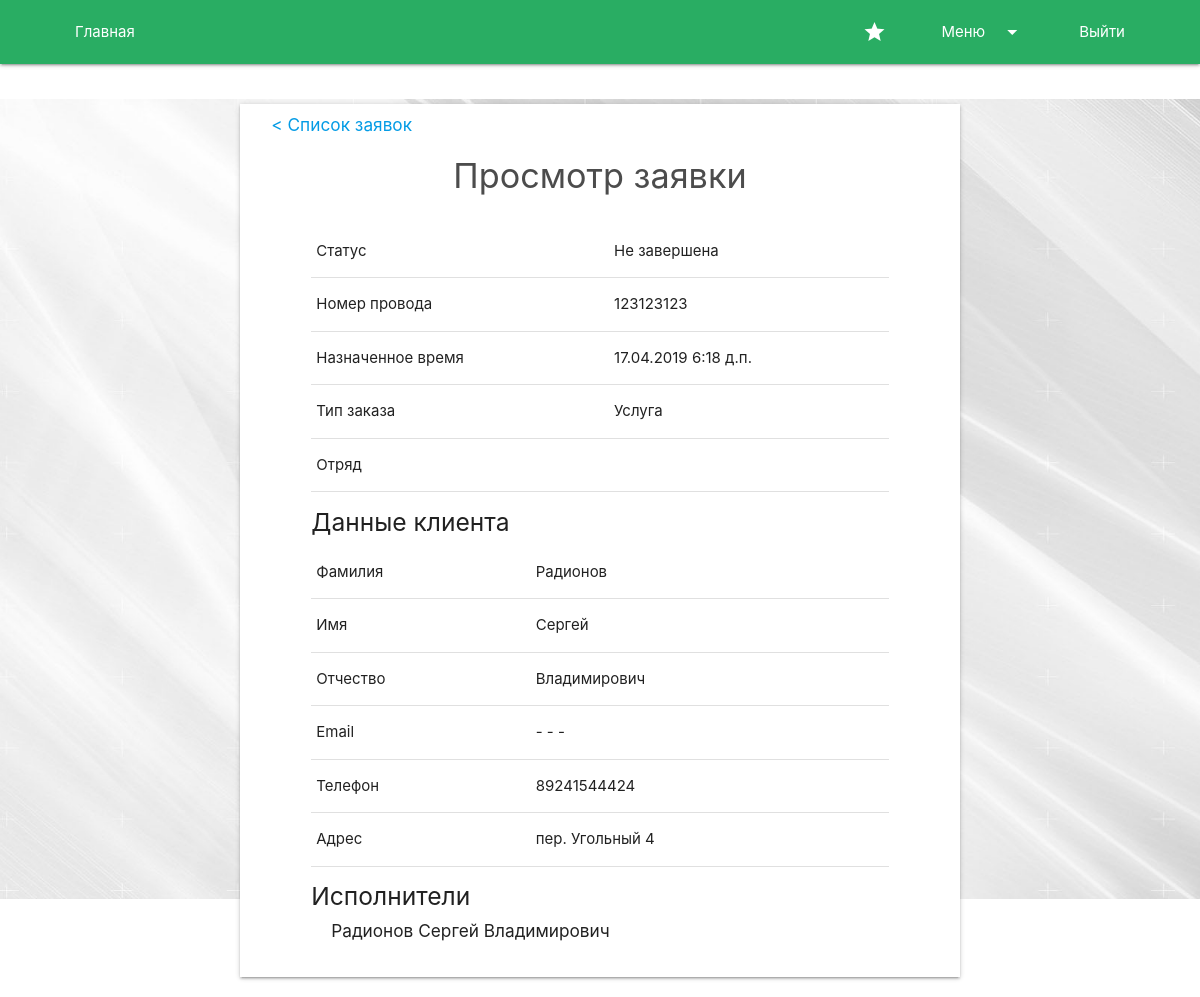
The app's page /order/full/1/ (signed in), older data.
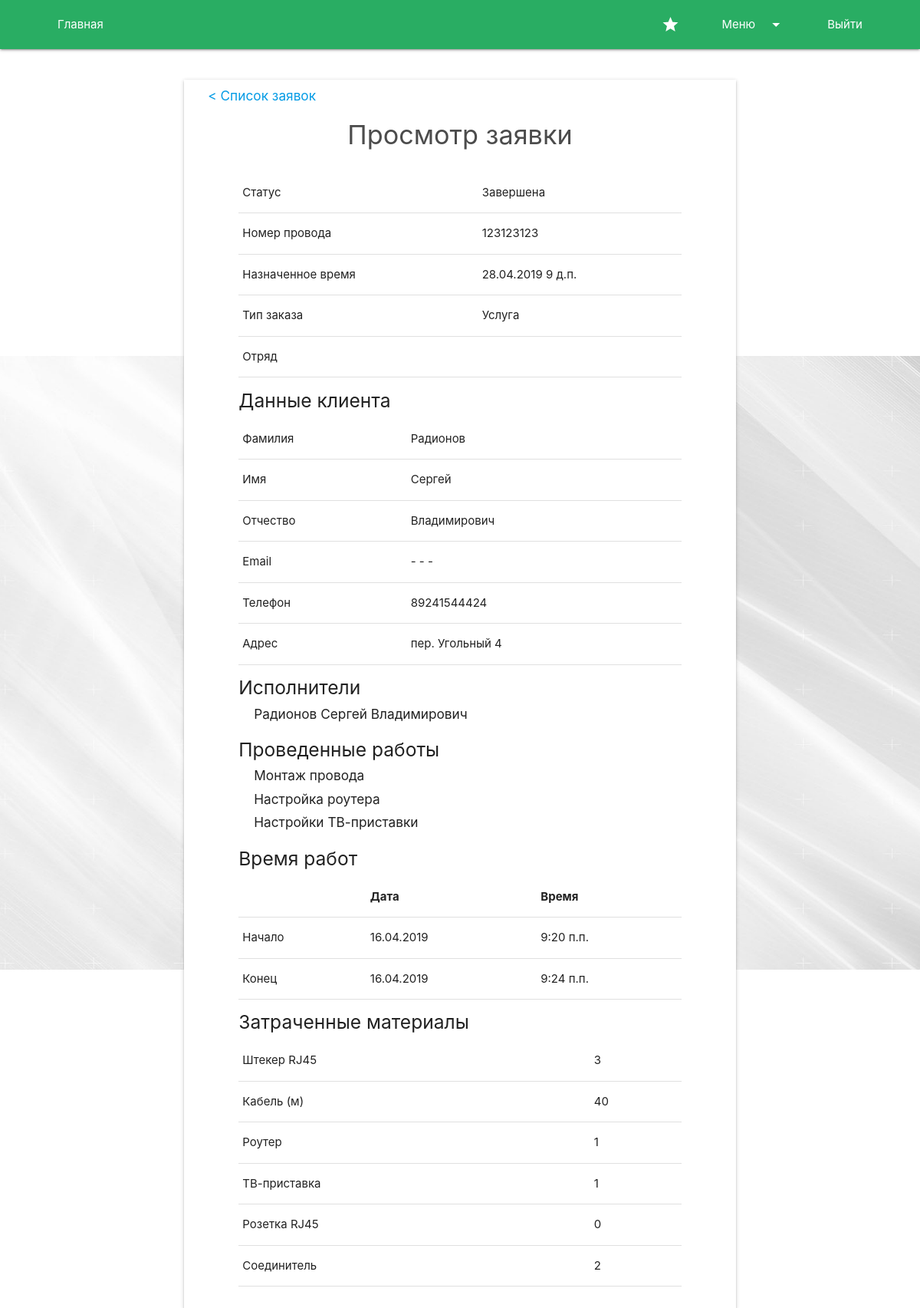
The same page, newer data.
### Order/models.py (models this page shows, shortened)
class Order(models.Model):
    is_complete = models.BooleanField(default=False)
    workers = models.ManyToManyField(User, null=True, blank=True)
    group = models.ForeignKey(Group, on_delete=models.PROTECT, null=True, blank=True)
    cable_number = models.CharField(max_length=32, unique=True)
    appointed_time = models.DateTimeField()
    time_start = models.DateTimeField(null=True, blank=True)
    time_end = models.DateTimeField(null=True, blank=True)
    remark = models.CharField(max_length=2048, null=True, blank=True)
    client = models.OneToOneField('Client', on_delete=models.PROTECT)
    order_type = models.ForeignKey('OrderType', models.PROTECT)
    work_type = models.ManyToManyField('WorkType', null=True, blank=True)
    materials = models.OneToOneField('UsedMaterials', models.PROTECT)

class OrderType(models.Model):
    name = models.CharField(max_length=256, unique=True)
    price = models.IntegerField()

class Client(models.Model):
    first_name = models.CharField(max_length=128)
    last_name = models.CharField(max_length=128)
    surname = models.CharField(max_length=128)
    phone = models.CharField(max_length=16)
    email = models.EmailField(null=True, blank=True)
    address = models.CharField(max_length=2048)

class WorkType(models.Model):
    name = models.CharField(max_length=256, unique=True)

class UsedMaterials(models.Model):
    plug = models.IntegerField(default=0)
    cable = models.IntegerField(default=0)
    router = models.IntegerField(default=0)
    tv_plug = models.IntegerField(default=0)
    rosette = models.IntegerField(default=0)
    connector = models.IntegerField(default=0)

### Account/models.py (models this page shows, shortened)
class ExtUser(models.Model):
    user = models.OneToOneField(User, on_delete=models.CASCADE)
    is_worker = models.BooleanField(default=False)
    surname = models.CharField(max_length=256, default='')
    phone = models.CharField(max_length=16, default='')
    group = models.ForeignKey(Group, on_delete=models.SET_NULL, null=True, blank=True)
    class Meta:
        verbose_name = 'ExtUser'
        verbose_name_plural = 'ExtUsers'

### Order/views.py (the view)
# urls.py: path('full/<id>/', order_full),
def order_full(request, id):
    order = Order.objects.filter(id=id).first()
    if order and request.user.is_staff:
        data = {}
        data['order'] = order
        return render(request, 'Order/OrderFull.html', data)
    raise Http404

### Order/templatetags/order_extra.py (called while the page is built)
@register.filter
def astimezone(date, destination=None):
    if not destination:
        destination = settings.TIME_ZONE
    if date.tzinfo:
        return date.astimezone(pytz.timezone(destination))
    else:
        return pytz.timezone(settings.TIME_ZONE).localize(date).astimezone(pytz.timezone(destination))

### templates/Order/OrderFull.html (shortened to what this page needs)
{% extends 'base.html' %}
{% load static %}
{% load order_extra %}
{% block content %}
    <div class="container">
        <div class="row">
            <div class="col s12 m10 offset-m1 l8 offset-l2 xl6 offset-xl3 form z-depth-1 order-full">
                <h6><a href="/order/list/">< Список заявок</a></h6>
                <h4 class="title center-align dark-text-color">Просмотр заявки</h4>
                <div class="row">
                    <div class="col s10 offset-s1">
                        <table>
                            <tbody>
                            <tr>
                                <td>Статус</td>
                                <td>{% if order.is_complete %}Завершена{% else %}Не завершена{% endif %}</td>
                            </tr>
                            <tr>
                                <td>Номер провода</td>
                                <td>{{ order.cable_number }}</td>
                            </tr>
                            <tr>
                                <td>Назначенное время</td>
                                <td>{{ order.appointed_time|astimezone|date:"d.m.Y" }} {{ order.appointed_time|astimezone|time }}</td>
                            </tr>
                            <tr>
                                <td>Тип заказа</td>
                                <td>{{ order.order_type.name }}</td>
                            </tr>
                            <tr>
                                <td>Отряд</td>
                                <td>{{ order.group.name }}</td>
                            </tr>
                            </tbody>
                        </table>
                    </div>
                </div>
                <div class="row">
                    <div class="col s10 offset-s1">
                        <h5>Данные клиента</h5>
                        <table>
                            <tbody>
                            <tr>
                                <td>Фамилия</td>
                                <td>{{ order.client.last_name }}</td>
                            </tr>
                            <tr>
                                <td>Имя</td>
                                <td>{{ order.client.first_name }}</td>
                            </tr>
                            <tr>
                                <td>Отчество</td>
                                <td>{{ order.client.surname }}</td>
                            </tr>
                            <tr>
                                <td>Email</td>
                                <td>{% if order.client.email %}{{ order.client.email }}{% else %}- - -{% endif %}</td>
                            </tr>
                            <tr>
                                <td>Телефон</td>
                                <td>{{ order.client.phone }}</td>
                            </tr>
                            <tr>
                                <td>Адрес</td>
                                <td>{{ order.client.address }}</td>
                            </tr>
                            </tbody>
                        </table>
                    </div>
                </div>
                {% if order.workers.all|length > 0 %}
                    <div class="row">
                        <div class="col s10 offset-s1">
                            <h5>Исполнители</h5>
                            {% for worker in order.workers.all %}
                                <h6>{{ worker.last_name }} {{ worker.first_name }} {{ worker.extuser.surname }}</h6>
                            {% endfor %}
                        </div>
                    </div>
                {% endif %}
                {% if order.is_complete and order.work_type.all|length > 0 %}
                    <div class="row">
                        <div class="col s10 offset-s1">
                            <h5>Проведенные работы</h5>
                            {% for work_type in order.work_type.all %}
                                <h6>{{ work_type.name }}</h6>
                            {% endfor %}
                        </div>
                    </div>
                {% endif %}
                {% if order.is_complete %}
                    <div class="row">
                        <div class="col s10 offset-s1">
                            <h5>Время работ</h5>
                            <table>
                                <thead>
                                <tr>
                                    <th></th>
                                    <th>Дата</th>
                                    <th>Время</th>
                                </tr>
                                </thead>
                                <tbody>
                                <tr>
                                    <td>Начало</td>
                                    <td>{{ order.time_start|astimezone|date:"d.m.Y" }}</td>
                                    <td>{{ order.time_start|astimezone|time }}</td>
                                </tr>
                                <tr>
                                    <td>Конец</td>
                                    <td>{{ order.time_end|astimezone|date:"d.m.Y" }}</td>
                                    <td>{{ order.time_end|astimezone|time }}</td>
                                </tr>
                                </tbody>
                            </table>
                        </div>
                    </div>
                {% endif %}
                {% if order.is_complete %}
                    <div class="row">
                        <div class="col s10 offset-s1">
                            <h5>Затраченные материалы</h5>
                            <table>
                                <tbody>
                                <tr>
                                    <td>Штекер RJ45</td>
                                    <td>{{ order.materials.plug }}</td>
                                </tr>
                                <tr>
                                    <td>Кабель (м)</td>
                                    <td>{{ order.materials.cable }}</td>
                                </tr>
                                <tr>
                                    <td>Роутер</td>
                                    <td>{{ order.materials.router }}</td>
                                </tr>
                                <tr>
                                    <td>ТВ-приставка</td>
                                    <td>{{ order.materials.tv_plug }}</td>
                                </tr>
                                <tr>
                                    <td>Розетка RJ45</td>
                                    <td>{{ order.materials.rosette }}</td>
                                </tr>
                                <tr>
                                    <td>Соединитель</td>
                                    <td>{{ order.materials.connector }}</td>
                                </tr>
                                </tbody>
                            </table>
                        </div>
                    </div>
                {% endif %}
            </div>
        </div>
    </div>
{% endblock content %}

### templates/base.html (shortened to what this page needs)
{% load static %}
<!DOCTYPE html>
<html lang="ru">
<head>
    <link rel="stylesheet" href="https://cdnjs.cloudflare.com/ajax/libs/materialize/1.0.0-rc.2/css/materialize.min.css">
    <link href="{% static 'css/style.css' %}?version=1" rel="stylesheet">
</head>
<body>
    <header>
        {% include 'navbar.html' %}
    </header>
    <main>
        {% block content %}
        {% endblock content %}
    </main>
</body>
</html>
</html>

### templates/navbar.html (shortened to what this page needs)
{% load static %}
<nav>
    <div class="nav-wrapper main-bg-color">
        <div class="container">
            <ul class="left">
                <li class="text"><a href="/">Главная</a></li>
            </ul>
            <ul id="nav-mobile" class="right">
                {% if user.is_superuser %}
                    <li class="icon"><a href="/admin/"><i class="material-icons">star</i></a></li>
                {% endif %}
                {% if user.is_authenticated %}
                    <li><a class="dropdown-trigger" href="#!" data-target="menu">Меню<i
                            class="material-icons right">arrow_drop_down</i></a></li>
                    <li class="hide-on-small-only"><a href="/account/logout/">Выйти</a></li>
                {% else %}
                    <li><a href="/account/auth/">Вход</a></li>
                {% endif %}
            </ul>
        </div>
    </div>
</nav>

### static/css/style.css (style rules this page uses)
.form { margin-top:5vh }
.form.order-full { padding-bottom:30px }
.form.order-full h6 { margin-left:20px }
.form .title { margin-bottom:30px }
.form .row { margin-bottom:0 }
nav .dropdown-trigger { padding:0 40px }
.dark-text-color { color:#4c4c4c }
.main-bg-color { background-color:#29ad63 !important }
.col { background-color:white }
html { background:url("/static/img/bg.jpg") repeat-x center center fixed;background-size:auto 100vh }
.container { width:90%;max-width:1500px }

Row changes from the older to the newer data that the page shows:
changed Order "Услуга": appointed_time|astimezone "17.04.2019" → "28.04.2019"; appointed_time|astimezone "6:18 д.п." → "9 д.п."; is_complete False → True (drawn); time_start|astimezone (not shown) → "16.04.2019"; time_start|astimezone (not shown) → "9:20 п.п."; time_end|astimezone (not shown) → "16.04.2019"; time_end|astimezone (not shown) → "9:24 п.п."; materials.plug (not shown) → "3"; materials.cable (not shown) → "40"; materials.router (not shown) → "1"; materials.tv_plug (not shown) → "1"; materials.rosette (not shown) → "0"; materials.connector (not shown) → "2"
added WorkType: name "Монтаж провода"
added WorkType: name "Настройка роутера"
added WorkType: name "Настройки ТВ-приставки"
Text that changed along with them:
text no longer shown: "Не завершена"
text now shown: "Завершена Проведенные работы Время работ Дата Время Начало Конец Затраченные материалы Штекер RJ45 Кабель (м) Роутер ТВ-приставка Розетка RJ45 Соединитель"
